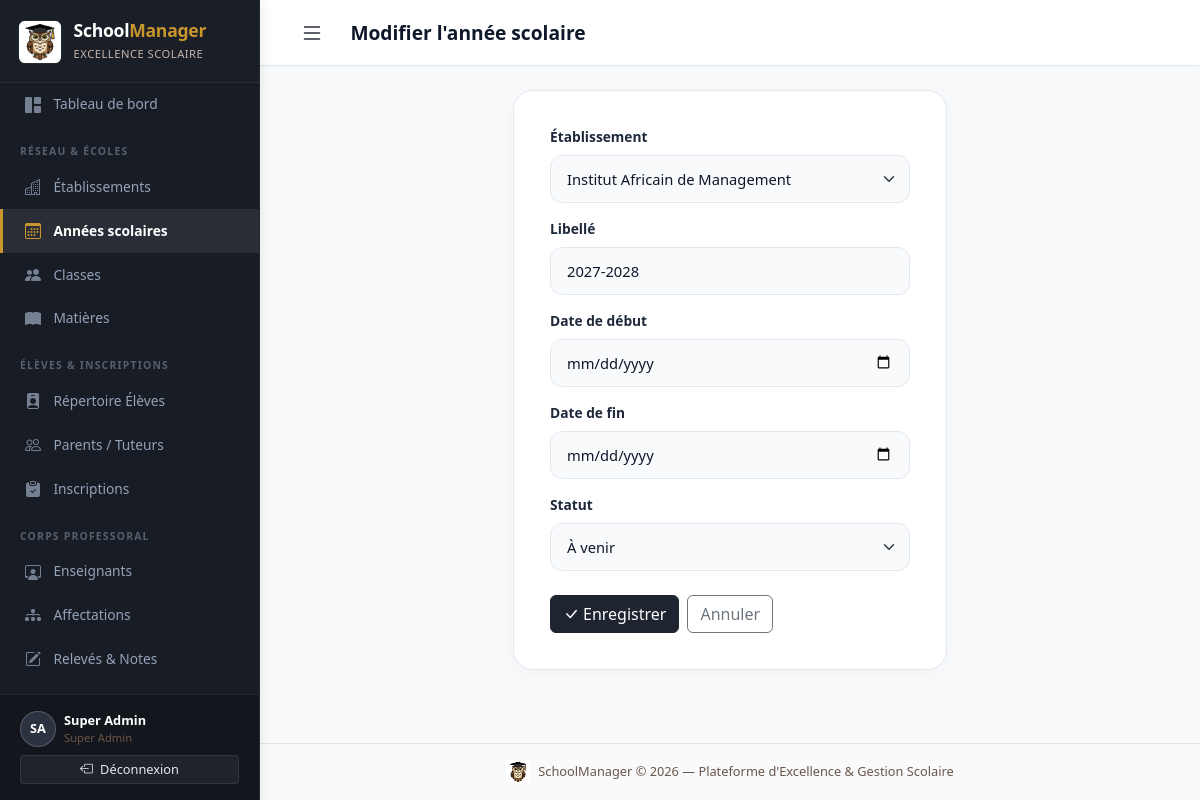
The app's page /school/annees/3/modifier/ (signed in) with its own data.
### accounts/models.py (models this page shows, shortened)
class CustomUser(AbstractUser):
    ROLE_ADMIN = 'admin'
    ROLE_DIRECTION = 'direction'
    ROLE_ENSEIGNANT = 'enseignant'
    ROLE_PAIEMENT = 'paiement'
    ROLE_CHOICES = [
        (ROLE_ADMIN, 'Administrateur'),
        (ROLE_DIRECTION, 'Personnel de direction'),
        (ROLE_ENSEIGNANT, 'Enseignant'),
        (ROLE_PAIEMENT, 'Personnel paiement'),
    ]
    role = models.CharField(
        max_length=20,
        choices=ROLE_CHOICES,
        default=ROLE_DIRECTION,
        verbose_name='Rôle',
    )
    etablissement = models.ForeignKey(
        'school.Etablissement',
        on_delete=models.SET_NULL,
        null=True,
        blank=True,
        related_name='utilisateurs',
        verbose_name='Établissement rattaché',
        help_text="Établissement unique auquel est affecté ce compte (notamment pour le personnel de direction)."
    )
    telephone = models.CharField(max_length=20, blank=True, verbose_name='Téléphone')
    class Meta:
        verbose_name = 'Utilisateur'
        verbose_name_plural = 'Utilisateurs'
    @property
    def is_super_admin(self):
        return self.is_superuser or self.role == self.ROLE_ADMIN
    @property
    def is_enseignant(self):
        return self.role == self.ROLE_ENSEIGNANT
    @property
    def is_paiement(self):
        return self.role == self.ROLE_PAIEMENT

### school/models.py (models this page shows, shortened)
class AnneeScolaire(models.Model):
    STATUT_EN_COURS = 'en_cours'
    STATUT_TERMINEE = 'terminee'
    STATUT_A_VENIR = 'a_venir'
    STATUT_CHOICES = [
        (STATUT_EN_COURS, 'En cours'),
        (STATUT_TERMINEE, 'Terminée'),
        (STATUT_A_VENIR, 'À venir'),
    ]
    etablissement = models.ForeignKey(
        Etablissement, on_delete=models.CASCADE,
        related_name='annees_scolaires', verbose_name='Établissement'
    )
    libelle = models.CharField(max_length=20, verbose_name='Libellé', help_text='Ex: 2024-2025')
    date_debut = models.DateField(verbose_name='Date de début')
    date_fin = models.DateField(verbose_name='Date de fin')
    statut = models.CharField(max_length=10, choices=STATUT_CHOICES, default=STATUT_A_VENIR, verbose_name='Statut')
    created_at = models.DateTimeField(auto_now_add=True)
    class Meta:
        verbose_name = 'Année scolaire'
        verbose_name_plural = 'Années scolaires'
        ordering = ['-date_debut']
        unique_together = [('etablissement', 'libelle')]

### school/views.py (the view)
# urls.py: path('annees/<int:pk>/modifier/', views.annee_edit, name='annee_edit'),
@login_required
@direction_required
def annee_edit(request, pk):
    obj = get_object_or_404(AnneeScolaire, pk=pk)
    form = AnneeScolaireForm(request.POST or None, instance=obj)
    if request.method == 'POST' and form.is_valid():
        form.save()
        messages.success(request, 'Année scolaire mise à jour.')
        return redirect('school:annee_list')
    return render(request, 'school/annee_form.html', {'form': form, 'title': 'Modifier l\'année scolaire', 'object': obj})

### school/forms.py
class AnneeScolaireForm(forms.ModelForm):
    class Meta:
        model = AnneeScolaire
        fields = ['etablissement', 'libelle', 'date_debut', 'date_fin', 'statut']
        widgets = {
            'etablissement': forms.Select(attrs={'class': 'form-select'}),
            'libelle': forms.TextInput(attrs={'class': 'form-control', 'placeholder': 'Ex: 2025-2026'}),
            'date_debut': forms.DateInput(attrs={'class': 'form-control', 'type': 'date'}),
            'date_fin': forms.DateInput(attrs={'class': 'form-control', 'type': 'date'}),
            'statut': forms.Select(attrs={'class': 'form-select'}),
        }

### school/models.py (called while the page is built)
    def __str__(self):
        return self.nom

### templates/school/annee_form.html (shortened to what this page needs)
{% extends 'base.html' %}
{% block page_title %}{{ title }}{% endblock %}
{% block content %}
<div class="row justify-content-center">
  <div class="col-lg-6">
    <div class="form-card">
      <form method="post" novalidate>
        {% for field in form %}
        <div class="mb-3">
          <label for="{{ field.id_for_label }}" class="form-label">{{ field.label }}</label>
          {{ field }}
        </div>
        {% endfor %}
        <div class="d-flex gap-2 mt-4">
          <button type="submit" class="btn btn-primary"><i class="bi bi-check-lg me-1"></i>Enregistrer</button>
          <a href="{% url 'school:annee_list' %}" class="btn btn-outline-secondary">Annuler</a>
        </div>
      </form>
    </div>
  </div>
</div>
{% endblock %}

### templates/base.html (shortened to what this page needs)
{% load static %}
<!DOCTYPE html>
<html lang="fr">
<head>
  <link href="https://cdn.jsdelivr.net/npm/bootstrap@5.3.3/dist/css/bootstrap.min.css" rel="stylesheet">
  <link href="https://cdn.jsdelivr.net/npm/bootstrap-icons@1.11.3/font/bootstrap-icons.css" rel="stylesheet">
  <link href="{% static 'css/schoolmanager.css' %}" rel="stylesheet">
</head>
<body>
{% if user.is_authenticated %}
<nav id="sidebar">
  <a href="{% url 'dashboard' %}" class="sidebar-brand text-decoration-none" title="Tableau de bord — SchoolManager">
    <img src="{% static 'img/logo.jpg' %}" alt="Logo Hibou SchoolManager" class="sidebar-brand-logo rounded-2">
    <div>
      <h4>School<span>Manager</span></h4>
      <small>Excellence Scolaire</small>
    </div>
  </a>
  <div class="sidebar-nav-scroll">
    <a href="{% url 'dashboard' %}" class="nav-link {% if request.resolver_match.url_name == 'dashboard' %}active{% endif %}">
      <i class="bi bi-grid-1x2-fill"></i> Tableau de bord
    </a>
    {% if user.is_enseignant %}
    <div class="nav-section-title">Espace Pédagogique</div>
    <a href="{% url 'academics:note_list' %}" class="nav-link {% if 'notes' in request.path %}active{% endif %}">
      <i class="bi bi-pencil-square"></i> Mes Notes
    </a>
    <a href="{% url 'academics:affectation_list' %}" class="nav-link {% if 'affectations' in request.path %}active{% endif %}">
      <i class="bi bi-diagram-3-fill"></i> Mes Affectations
    </a>
    <div class="nav-section-title">Mes Classes &amp; Élèves</div>
    <a href="{% url 'school:classe_list' %}" class="nav-link {% if 'classes' in request.path %}active{% endif %}">
      <i class="bi bi-people-fill"></i> Classes
    </a>
    <a href="{% url 'school:matiere_list' %}" class="nav-link {% if 'matieres' in request.path %}active{% endif %}">
      <i class="bi bi-book-fill"></i> Matières
    </a>
    <a href="{% url 'students:eleve_list' %}" class="nav-link {% if '/students/' in request.path and 'parents' not in request.path and 'inscriptions' not in request.path %}active{% endif %}">
      <i class="bi bi-person-badge-fill"></i> Élèves
    </a>
    <div class="nav-section-title">Suivi des Présences</div>
    <a href="{% url 'attendance_payments:absence_list' %}" class="nav-link {% if 'absences' in request.path %}active{% endif %}">
      <i class="bi bi-calendar-x-fill"></i> Saisie des Absences
    </a>
    {% elif user.is_super_admin %}
    <div class="nav-section-title">Réseau &amp; Écoles</div>
    <a href="{% url 'school:etablissement_list' %}" class="nav-link {% if 'etablissement' in request.path %}active{% endif %}">
      <i class="bi bi-buildings"></i> Établissements
    </a>
    <a href="{% url 'school:annee_list' %}" class="nav-link {% if 'annees' in request.path %}active{% endif %}">
      <i class="bi bi-calendar3"></i> Années scolaires
    </a>
    <a href="{% url 'school:classe_list' %}" class="nav-link {% if 'classes' in request.path %}active{% endif %}">
      <i class="bi bi-people-fill"></i> Classes
    </a>
    <a href="{% url 'school:matiere_list' %}" class="nav-link {% if 'matieres' in request.path %}active{% endif %}">
      <i class="bi bi-book-fill"></i> Matières
    </a>
    <div class="nav-section-title">Élèves &amp; Inscriptions</div>
    <a href="{% url 'students:eleve_list' %}" class="nav-link {% if '/students/' in request.path and 'parents' not in request.path and 'inscriptions' not in request.path %}active{% endif %}">
      <i class="bi bi-person-badge-fill"></i> Répertoire Élèves
    </a>
    <a href="{% url 'students:parent_list' %}" class="nav-link {% if 'parents' in request.path %}active{% endif %}">
      <i class="bi bi-people"></i> Parents / Tuteurs
    </a>
    <a href="{% url 'students:inscription_list' %}" class="nav-link {% if 'inscriptions' in request.path %}active{% endif %}">
      <i class="bi bi-clipboard-check-fill"></i> Inscriptions
    </a>
    <div class="nav-section-title">Corps Professoral</div>
    <a href="{% url 'academics:enseignant_list' %}" class="nav-link {% if 'enseignants' in request.path %}active{% endif %}">
      <i class="bi bi-person-workspace"></i> Enseignants
    </a>
    <a href="{% url 'academics:affectation_list' %}" class="nav-link {% if 'affectations' in request.path %}active{% endif %}">
      <i class="bi bi-diagram-3-fill"></i> Affectations
    </a>
    <a href="{% url 'academics:note_list' %}" class="nav-link {% if 'notes' in request.path %}active{% endif %}">
      <i class="bi bi-pencil-square"></i> Relevés &amp; Notes
    </a>
    <div class="nav-section-title">Suivi &amp; Comptabilité</div>
    {% endif %}
  </div>
  <div class="sidebar-footer">
    <div class="d-flex align-items-center gap-2 mb-2">
      <div class="avatar-initiales">{{ user.first_name|first|upper }}{{ user.last_name|first|upper }}</div>
      <div class="overflow-hidden">
        <div class="text-truncate text-white" style="font-size:0.8rem;font-weight:600;">{{ user.get_full_name|default:user.username }}</div>
        <div style="color:var(--secondary);font-size:0.7rem;">
          {% if user.is_super_admin %}Super Admin
          {% elif user.is_direction %}Direction &bull; {{ user.etablissement.nom|default:'Établissement' }}
          {% else %}{{ user.get_role_display }}{% endif %}
        </div>
      </div>
    </div>
    <form method="post" action="{% url 'accounts:logout' %}">
      <button type="submit" class="btn btn-sm w-100 btn-logout">
        <i class="bi bi-box-arrow-left me-1"></i> Déconnexion
      </button>
    </form>
  </div>
</nav>
{% endif %}
<div id="main-content" {% if not user.is_authenticated %}style="margin-left:0"{% endif %}>
  {% if user.is_authenticated %}
  <header class="topbar">
    <div class="topbar-left">
      <button class="btn btn-sm d-md-none" id="sidebarToggle" style="background:transparent;border:none;" aria-label="Ouvrir le menu">
        <i class="bi bi-list fs-4" style="color:var(--primary)"></i>
      </button>
      <h1 class="page-title">{% block page_title %}{% endblock %}</h1>
    </div>
  </header>
  {% endif %}
  <main class="{% if user.is_authenticated %}p-4 flex-grow-1{% endif %}">
    {% block content %}{% endblock %}
  </main>
  {% if user.is_authenticated %}
  <footer class="text-center py-3" style="font-size:0.8rem;color:var(--secondary);border-top:1px solid rgba(110,84,70,0.12);">
    <div class="d-flex align-items-center justify-content-center gap-2">
      <img src="{% static 'img/logo.jpg' %}" alt="Logo Hibou SchoolManager" style="width:24px;height:24px;border-radius:4px;" class="shadow-xs" loading="lazy">
      <span>SchoolManager &copy; {% now "Y" %} — Plateforme d'Excellence &amp; Gestion Scolaire</span>
    </div>
  </footer>
  {% endif %}
</div>
</body>
</html>

### records on screen
CustomUser: first_name|first "S", last_name|first "A", get_full_name "Super Admin"
AnneeScolaire: form "Institut Africain de Management" "2027-2028" "À venir"

### other values on screen
{{ title }} "Modifier l'année scolaire"
{{ field.label }} "Établissement" "Libellé" "Date de début" "Date de fin" "Statut"
